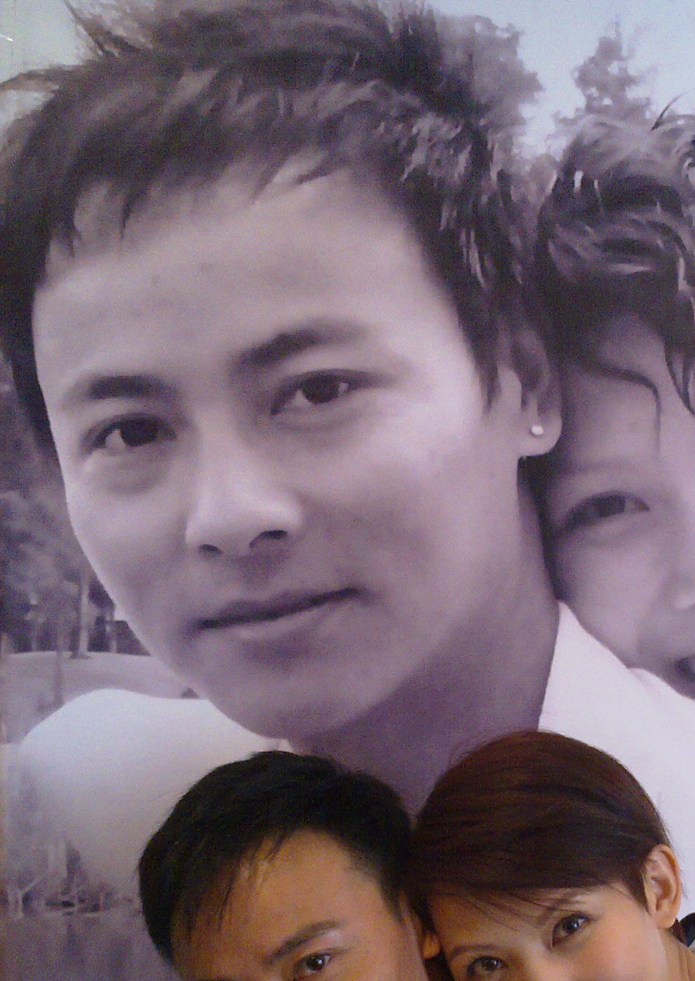
#> input picture thinface/img/20100502_odOPx.jpg, 1390 x 1962 px (shown at 1/2 size); its folder holds 4 pictures in this run
$ python wink.py
#> lines starting #> are read from the running program, lines starting #| are printed output that depends on the picture
import cv2
import numpy as np
import os
HY_223_TO_106_MAP_LIST = list(range(0, 34)) + [(34, 35), 36, (37, 38), 39] + \
                                              [53, (52, 51), 50, (49, 48), 47] + \
                                              [117, 119, 121, 123] + \
                         list(range(132, 137)) + [61, (63, 64), (69, 70), 72, (74, 75), (80, 81)] + \
                                                 [94, (92, 91), (86, 85), 83, (102, 103),  (96, 97)] + \
                                                 [(45, 46), 44, (42, 43), 41] + \
                                                 [55, (56, 57), 58, (59, 60)] + \
                                                 [(66, 67), (77, 78), 110] + \
                                                 [(88, 89), (99, 100), 116] + \
                                                 [124, 144] + \
                                                 [130, 138, 131, 137] + \
                                                 [145, 148, 151, 153, 155, 158, 161, 206,
                                                  (203, 204), 201, (198, 199), 196] + \
                                                 [162, 166, 170, 174, 178, 190, 186, 182] + \
                                                 [109, 115]


HY_106_TO_122_MAP_LIST = list(range(0,106))+[(52, 53),(53, 72),(72, 54),(54, 55),(55, 56),(56, 73),(73, 57),(57, 52)] + \
                                            [(58, 59),(59, 75),(75 ,60),(60, 61),(61, 62),(62, 76),(76, 63),(63, 58)]


#Check if a point is insied a rectangle
def rect_contains(rect, point):
    if point[0] < rect[0]:
        return False
    elif point[1] < rect[1]:
        return False
    elif point[0] > rect[2]:
        return False
    elif point[1] > rect[3]:
        return False
    return True


def transform_hy224_to_target(lm_224, map_list):
    lm_target = []
    for element in map_list:
        if type(element) is tuple:
            x_y_0, x_y_1 = element
            curent_xy = (lm_224[x_y_0] + lm_224[x_y_1]) / 2
        else:
            try:
                curent_xy = lm_224[element]
            except TypeError:
                return lm_target
        lm_target.append(curent_xy)
    lm_target = np.array(lm_target)
    return lm_target


def constrainPoint(p, w, h):
    p = (min(max(p[0], 0), w - 1), min(max(p[1], 0), h - 1))
    return p


# Apply affine transform calculated using srcTri and dstTri to src and
# output an image of size.
def applyAffineTransform(src, srcTri, dstTri, size):

    # Given a pair of triangles, find the affine transform.
    warpMat = cv2.getAffineTransform(np.float32(srcTri), np.float32(dstTri))

    # Apply the Affine Transform just found to the src image
    dst = cv2.warpAffine(src,
                         warpMat, (size[0], size[1]),
                         None,
                         flags=cv2.INTER_LINEAR,
                         borderMode=cv2.BORDER_REFLECT_101)

    return dst


def warpTriangle(img1, img2, t1, t2):

    # Find bounding rectangle for each triangle
    r1 = cv2.boundingRect(np.float32([t1]))
    r2 = cv2.boundingRect(np.float32([t2]))

    # Offset points by left top corner of the respective rectangles
    t1Rect = []
    t2Rect = []
    t2RectInt = []

    for i in range(0, 3):
        t1Rect.append(((t1[i][0] - r1[0]), (t1[i][1] - r1[1])))
        t2Rect.append(((t2[i][0] - r2[0]), (t2[i][1] - r2[1])))
        t2RectInt.append(((t2[i][0] - r2[0]), (t2[i][1] - r2[1])))

    # Get mask by filling triangle
    mask = np.zeros((r2[3], r2[2], 3), dtype=np.float32)
    cv2.fillConvexPoly(mask, np.int32(t2RectInt), (1.0, 1.0, 1.0), 16, 0)

    # Apply warpImage to small rectangular patches
    img1Rect = img1[r1[1]:r1[1] + r1[3], r1[0]:r1[0] + r1[2]]

    size = (r2[2], r2[3])

    img2Rect = applyAffineTransform(img1Rect, t1Rect, t2Rect, size)
    img2[r2[1]:r2[1] + r2[3],
         r2[0]:r2[0] + r2[2]] = img2[r2[1]:r2[1] + r2[3], r2[0]:r2[0] +
                                     r2[2]] * (1 - mask) + img2Rect * mask


def circle_st(image, x, y, radius, color):
    x, y = y, x
    color = np.array(color)
    width, height, c = image.shape
    region_expansion = 2
    x_left = round(x - radius) - region_expansion
    x_right = round(x + radius) + region_expansion
    y_top = round(y - radius) - region_expansion
    y_bottom = round(y + radius) + region_expansion

    x_left = int(min(max(x_left, 0), width - 1))
    x_right = int(min(max(x_right, 0), width - 1))
    y_top = int(min(max(y_top, 0), height - 1))
    y_bottom = int(min(max(y_bottom, 0), height - 1))

    points = []
    ratios = []
    for i in range(x_left, x_right + 1):
        for j in range(y_top, y_bottom + 1):
            dis = ((i - x)**2 + (j - y)**2)**0.5
            if dis < radius + 0.5:
                points.append([i, j])
                ratios.append(min(radius + 0.5 - dis, 1.0))

    for idx, (xx, yy) in enumerate(points):
        image[
            xx,
            yy, :] = color * ratios[idx] + image[xx, yy, :] * (1 - ratios[idx])

    return image


def wink_point(point, left_flag, right_flag):
    left_eyes_up_index = [53, 54, 106, 107, 108, 109, 72]
    left_eyes_down_index = [57, 56, 113, 112, 111, 110, 73]

    right_eyes_up_index = [59, 60, 114, 115, 116, 117, 75]
    right_eyes_down_index = [63, 62, 121, 120, 119, 118, 76]
    enlarge_eyes_point = point.copy()

    if left_flag == True:
        for i in range(0, len(left_eyes_up_index)):
            num1 = left_eyes_up_index[i]
            num2 = left_eyes_down_index[i]
            pos = (point[num1] + point[num2]) / 2
            enlarge_eyes_point[num1][1] = pos[1]
            enlarge_eyes_point[num1][0] = pos[0]
            enlarge_eyes_point[num2][1] = pos[1]
            enlarge_eyes_point[num2][0] = pos[0]
    if right_flag == True:
        for i in range(0, len(right_eyes_up_index)):
            num1 = right_eyes_up_index[i]
            num2 = right_eyes_down_index[i]
            pos = (point[num1] + point[num2]) / 2
            enlarge_eyes_point[num1][1] = pos[1]
            enlarge_eyes_point[num1][0] = pos[0]
            enlarge_eyes_point[num2][1] = pos[1]
            enlarge_eyes_point[num2][0] = pos[0]
    return enlarge_eyes_point


if __name__ == '__main__':

    url3 = "wink_right"
    label_path = "label.txt"
    image_path = "img"

    # 读取眼睛部分三角剖分的三角形信息
    lip_index_txt_name = "eye_index_V2.txt"
    delaunayTri = []
    with open(lip_index_txt_name) as file:
#> (reads thinface/eye_index_V2.txt from the repository)
        for line1 in file:
            x, y, z = line1.split()

            x = int(x)
            y = int(y)
            z = int(z)
            delaunayTri.append((x, y, z))

    with open(label_path) as _f:
#> (reads thinface/label.txt from the repository)
        txt_lines = _f.readlines()
    total_num = len(txt_lines)
    current_idx = 0
    for line in txt_lines:
        current_idx += 1
        line = line.rstrip()
        line = line.rsplit('|')
        _img_path = line[0].rsplit('/')[1]
        _label = line[1]
        lm_str = _label.rsplit(" ")
        num_labels = len(lm_str)
        lm = []
        for i in range(num_labels // 2):
            lm.append((float(lm_str[i * 2 + 0]), float(lm_str[i * 2 + 1])))
        lm_target = np.array(lm)
        img_full_path = os.path.join(image_path, _img_path)
        image = cv2.imread(img_full_path)
#> image is the input picture: shape (1962, 1390, 3); mean B, G, R 114.6, 103.1, 120.1

        img_path = _img_path

        img = cv2.imread(img_full_path)
        # cv2.imshow("img", img)
        img_orig = img.copy()

        # Rectangle to be used with Subdiv2D
        w = img.shape[1]
#> w = 1390
        h = img.shape[0]
#> h = 1962
        rect = (0, 0, w, h)
#> rect = (0, 0, 1390, 1962)
        radius = min(h, w) * (2.5 / 720)
#> radius = 4.83

        # 将106个点插值扩充到122个点
        points = lm_target
        points = transform_hy224_to_target(points, HY_106_TO_122_MAP_LIST)

        # 获取人工拉伸wink后的点
        # left_flag和right_flag为左右眼wink选择的标志位
        points_Enlarge = wink_point(points, left_flag=True, right_flag=True)

        img_Enlarge = np.zeros((h, w, 3), dtype=img.dtype)
        for j in range(0, len(delaunayTri)):
            tin = []
            tout = []

            for k in range(0, 3):
                pIn = points[delaunayTri[j][k]]
                pIn = constrainPoint(pIn, w, h)

                pOut = points_Enlarge[delaunayTri[j][k]]
                pOut = constrainPoint(pOut, w, h)

                tin.append(pIn)
                tout.append(pOut)

            warpTriangle(img, img_Enlarge, tin, tout)
#> this loop made 117 passes
#> pass 1, in warpTriangle, `img1Rect = img1[r1[1]:r1[1] + r1[3], r1[0]:r1[0] + r1[2]]`:
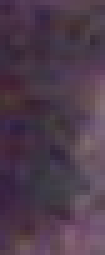
#> img1Rect: shape (51, 21, 3) (shown 5 times larger); mean B, G, R 75.9, 59.4, 78.2
#> pass 2, in warpTriangle (call 2), `img1Rect = img1[r1[1]:r1[1] + r1[3], r1[0]:r1[0] + r1[2]]`:
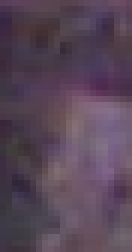
#> img1Rect: shape (42, 22, 3) (shown 6 times larger); mean B, G, R 87.5, 70.2, 88.1
#> pass 3, in warpTriangle (call 3), `img1Rect = img1[r1[1]:r1[1] + r1[3], r1[0]:r1[0] + r1[2]]`:
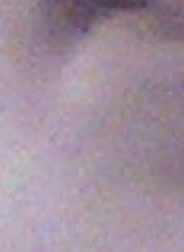
#> img1Rect: shape (126, 92, 3) (shown 2 times larger); mean B, G, R 158, 143.6, 160.9
#> pass 3, in applyAffineTransform (call 3), `dst = cv2.warpAffine(src, warpMat, (size[0], size[1]), None, flags=cv2..`:
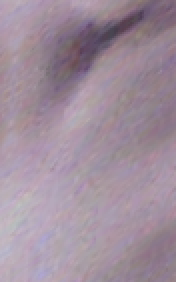
#> dst: shape (141, 88, 3) (shown 2 times larger); mean B, G, R 156.5, 142.1, 159.7

        mask = img_Enlarge.copy()
        mask[mask > 0] = 1
        img_Enlarge = img_orig * (1 - mask) + img_Enlarge
#> pass 3 of the loop `for line in txt_lines:`:
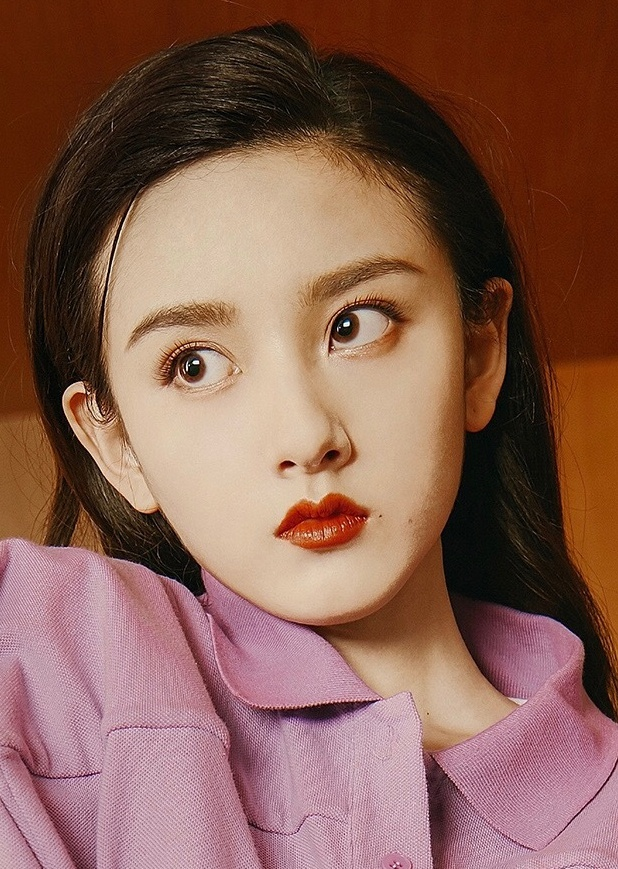
#> input picture thinface/img/20190831_I4NyhnzNU_7.jpg, 618 x 869 px
#> image is the input picture: shape (869, 618, 3); mean B, G, R 83.2, 96, 136.3
#> the loop `for j in range(0, len(delaunayTri)):` made 117 passes
#> pass 3, in warpTriangle (call 237), `img1Rect = img1[r1[1]:r1[1] + r1[3], r1[0]:r1[0] + r1[2]]`:
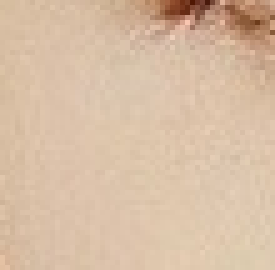
#> img1Rect: shape (54, 55, 3) (shown 5 times larger); mean B, G, R 164.5, 189.5, 216
#> pass 3, in applyAffineTransform (call 237), `dst = cv2.warpAffine(src, warpMat, (size[0], size[1]), None, flags=cv2..`:
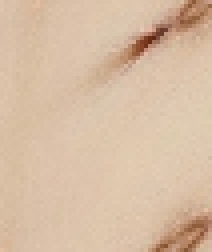
#> dst: shape (63, 53, 3) (shown 4 times larger); mean B, G, R 163.6, 188.8, 215.5
#> img_Enlarge: shape (869, 618, 3)
#> the loop made 4 passes; the first 3 are shown

        # for landmarks_index in range(106):
        #     x_y = points_Enlarge[landmarks_index]
        #     img_Enlarge = circle_st(img_Enlarge, (x_y[0]), (x_y[1]), radius,
        #                             (0, 255, 0))
        cv2.namedWindow("img_Enlarge", 0)
        cv2.imshow("img_Enlarge", img_Enlarge)
        cv2.waitKey(0)
        # cv2.imwrite(url3 + os.sep + "wink_right_"+ _img_path , img_Enlarge)
